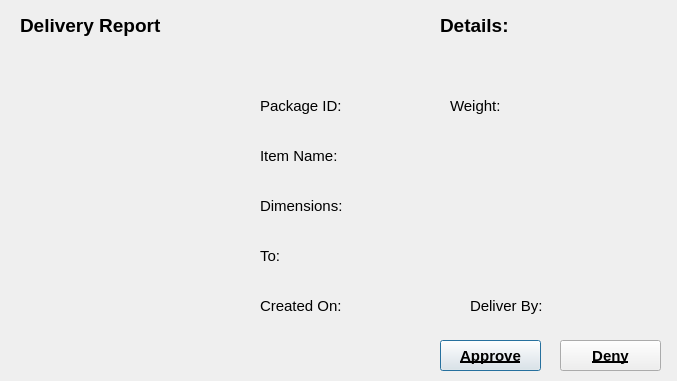
<?xml version="1.0" encoding="UTF-8"?>
<ui version="4.0">
 <class>Dialog</class>
 <widget class="QDialog" name="Dialog">
  <property name="geometry">
   <rect>
    <x>0</x>
    <y>0</y>
    <width>677</width>
    <height>381</height>
   </rect>
  </property>
  <property name="windowTitle">
   <string>Dialog</string>
  </property>
  <widget class="QLabel" name="label_4">
   <property name="geometry">
    <rect>
     <x>20</x>
     <y>10</y>
     <width>161</width>
     <height>31</height>
    </rect>
   </property>
   <property name="font">
    <font>
     <pointsize>14</pointsize>
     <bold>true</bold>
    </font>
   </property>
   <property name="text">
    <string>Delivery Report</string>
   </property>
  </widget>
  <widget class="QLabel" name="imglabel">
   <property name="geometry">
    <rect>
     <x>20</x>
     <y>60</y>
     <width>211</width>
     <height>281</height>
    </rect>
   </property>
   <property name="text">
    <string/>
   </property>
  </widget>
  <widget class="QLabel" name="label_5">
   <property name="geometry">
    <rect>
     <x>440</x>
     <y>10</y>
     <width>81</width>
     <height>31</height>
    </rect>
   </property>
   <property name="font">
    <font>
     <pointsize>14</pointsize>
     <bold>true</bold>
    </font>
   </property>
   <property name="text">
    <string>Details:</string>
   </property>
  </widget>
  <widget class="QPushButton" name="acceptBtn">
   <property name="geometry">
    <rect>
     <x>440</x>
     <y>340</y>
     <width>101</width>
     <height>31</height>
    </rect>
   </property>
   <property name="font">
    <font>
     <pointsize>11</pointsize>
     <bold>true</bold>
     <underline>true</underline>
    </font>
   </property>
   <property name="text">
    <string>Approve</string>
   </property>
  </widget>
  <widget class="QPushButton" name="deniedBtn">
   <property name="geometry">
    <rect>
     <x>560</x>
     <y>340</y>
     <width>101</width>
     <height>31</height>
    </rect>
   </property>
   <property name="font">
    <font>
     <pointsize>11</pointsize>
     <bold>true</bold>
     <underline>true</underline>
    </font>
   </property>
   <property name="text">
    <string>Deny</string>
   </property>
  </widget>
  <widget class="QLabel" name="weightLabel">
   <property name="geometry">
    <rect>
     <x>450</x>
     <y>90</y>
     <width>171</width>
     <height>31</height>
    </rect>
   </property>
   <property name="font">
    <font>
     <pointsize>11</pointsize>
    </font>
   </property>
   <property name="text">
    <string>Weight:</string>
   </property>
  </widget>
  <widget class="QLabel" name="deliverdateLabel">
   <property name="geometry">
    <rect>
     <x>470</x>
     <y>290</y>
     <width>201</width>
     <height>31</height>
    </rect>
   </property>
   <property name="font">
    <font>
     <pointsize>11</pointsize>
    </font>
   </property>
   <property name="text">
    <string>Deliver By:</string>
   </property>
  </widget>
  <widget class="QLabel" name="dimensionsLabel">
   <property name="geometry">
    <rect>
     <x>260</x>
     <y>190</y>
     <width>461</width>
     <height>31</height>
    </rect>
   </property>
   <property name="font">
    <font>
     <pointsize>11</pointsize>
    </font>
   </property>
   <property name="text">
    <string>Dimensions:</string>
   </property>
  </widget>
  <widget class="QLabel" name="toaddrLabel">
   <property name="geometry">
    <rect>
     <x>260</x>
     <y>240</y>
     <width>471</width>
     <height>31</height>
    </rect>
   </property>
   <property name="font">
    <font>
     <pointsize>11</pointsize>
    </font>
   </property>
   <property name="text">
    <string>To:</string>
   </property>
  </widget>
  <widget class="QLabel" name="itemnameLabel">
   <property name="geometry">
    <rect>
     <x>260</x>
     <y>140</y>
     <width>291</width>
     <height>31</height>
    </rect>
   </property>
   <property name="font">
    <font>
     <pointsize>11</pointsize>
    </font>
   </property>
   <property name="text">
    <string>Item Name:</string>
   </property>
  </widget>
  <widget class="QLabel" name="creationdateLabel">
   <property name="geometry">
    <rect>
     <x>260</x>
     <y>290</y>
     <width>201</width>
     <height>31</height>
    </rect>
   </property>
   <property name="font">
    <font>
     <pointsize>11</pointsize>
    </font>
   </property>
   <property name="text">
    <string>Created On:</string>
   </property>
  </widget>
  <widget class="QLabel" name="idLabel">
   <property name="geometry">
    <rect>
     <x>260</x>
     <y>90</y>
     <width>171</width>
     <height>31</height>
    </rect>
   </property>
   <property name="font">
    <font>
     <pointsize>11</pointsize>
    </font>
   </property>
   <property name="text">
    <string>Package ID:</string>
   </property>
  </widget>
 </widget>
 <resources/>
 <connections/>
</ui>
